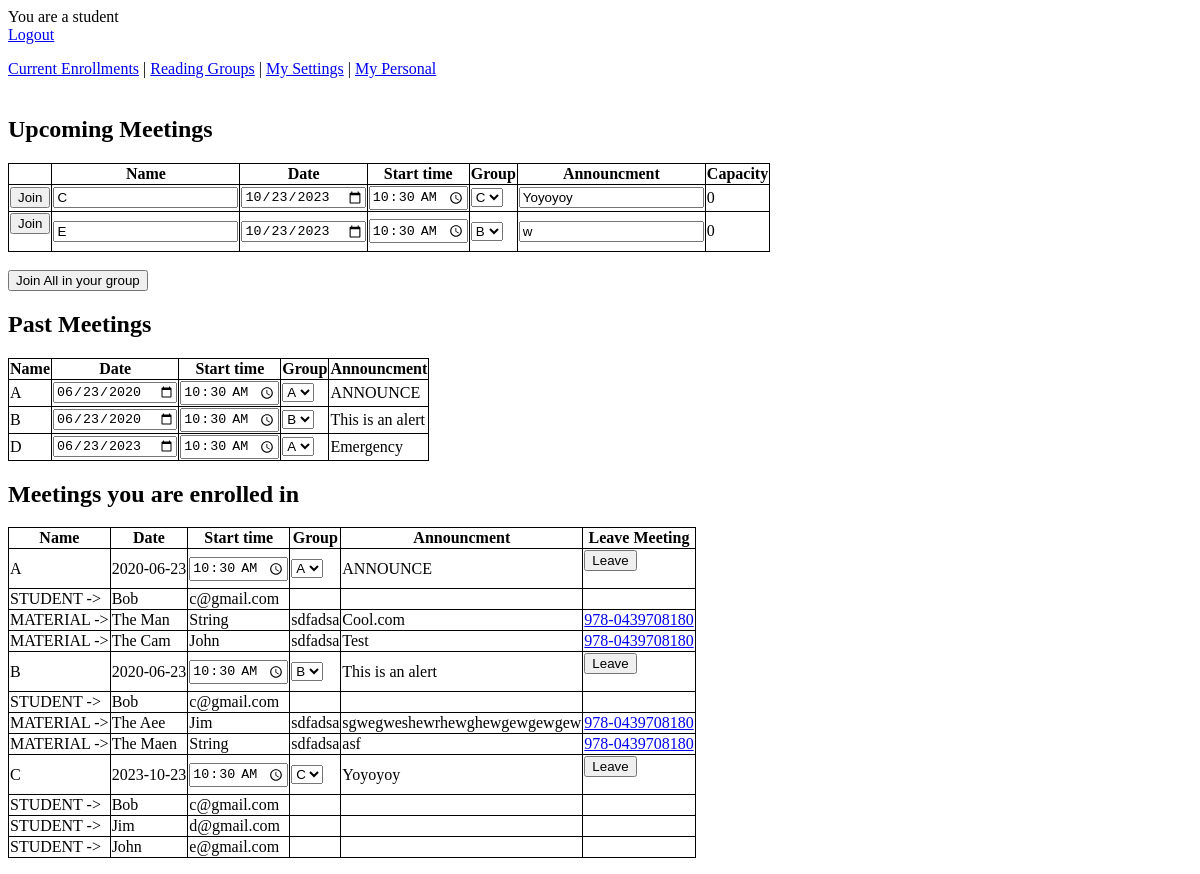
Page /enrolled.php (signed in) on the earlier database version.
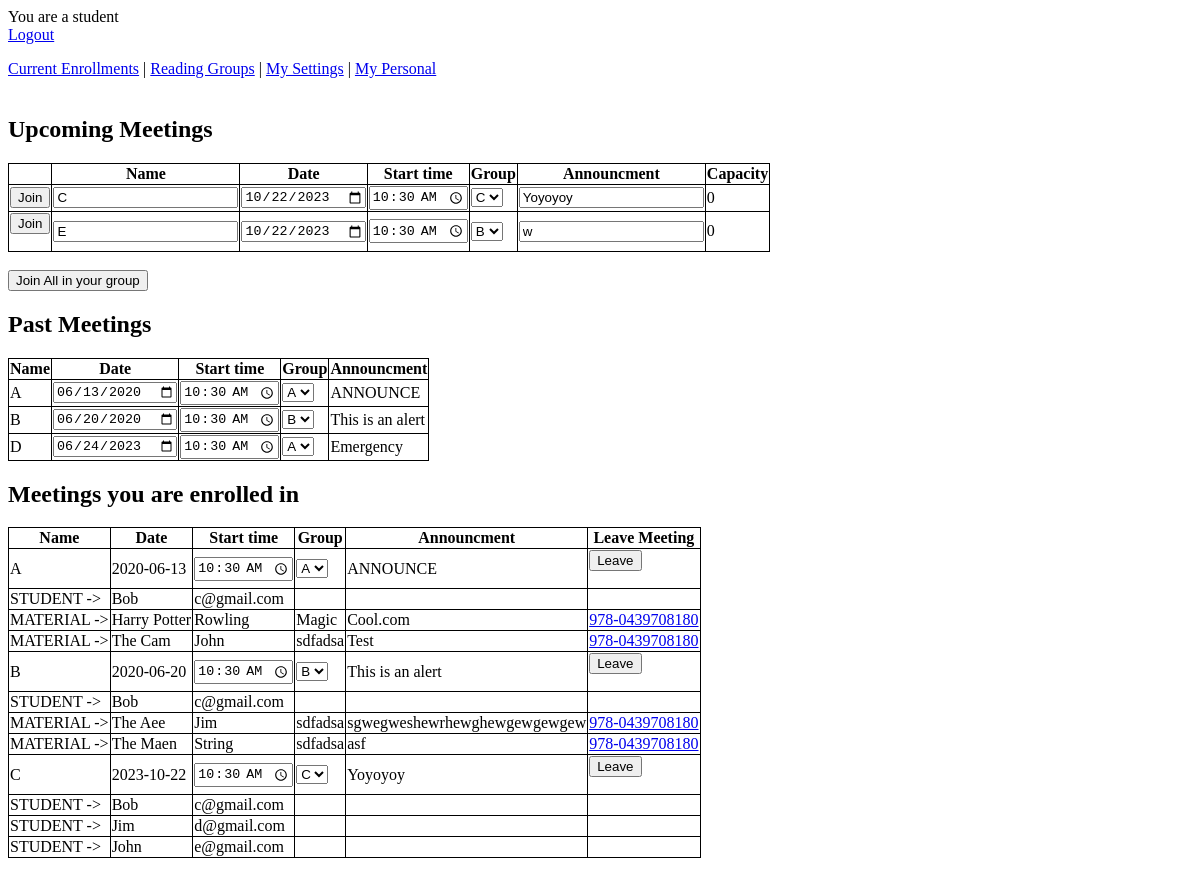
Same page on the later database version.
### tables this page shows
CREATE TABLE meetings (
  meeting_id int(11),
  meeting_name varchar(255) NOT NULL,
  date date NOT NULL,
  time_slot_id int(11) NOT NULL,
  capacity int(11) NOT NULL,
  group_id int(11) NOT NULL,
  announcement varchar(255),
  PRIMARY KEY (meeting_id),
  FOREIGN KEY (group_id) REFERENCES groups (group_id),
  FOREIGN KEY (time_slot_id) REFERENCES time_slot (time_slot_id)
);

CREATE TABLE material (
  material_id int(11),
  meeting_id int(11),
  title varchar(255) NOT NULL,
  author varchar(255),
  type varchar(255),
  url varchar(255),
  notes varchar(255),
  assigned_date date NOT NULL,
  isbn varchar(255),
  PRIMARY KEY (material_id, meeting_id),
  FOREIGN KEY (meeting_id) REFERENCES meetings (meeting_id) ON DELETE CASCADE
);

CREATE TABLE groups (
  group_id int(11),
  name varchar(255) NOT NULL,
  description varchar(255),
  grade_req int(11),
  PRIMARY KEY (group_id)
);

### enrolled.php (the view, shortened to what the changed rows need)
<?php
require 'header.php';
$meeting_query = "SELECT meeting_id,grade_req,meeting_name,a.group_id,date_format(start_time,'%H:%i') as start_time,date_format(end_time,'%H:%i') as end_time,end_time,a.time_slot_id,date,capacity,announcement FROM meetings a
INNER JOIN time_slot b ON a.time_slot_id = b.time_slot_id
INNER JOIN groups c ON c.group_id = a.group_id;";
$meeting_result = mysqli_query($db, $meeting_query);
$enroll_query = "SELECT a.meeting_id,meeting_name,group_id,date_format(start_time,'%H:%i') as start_time,date_format(end_time,'%H:%i') as end_time,end_time,a.time_slot_id,date,capacity,announcement FROM meetings a
INNER JOIN time_slot b ON a.time_slot_id = b.time_slot_id
INNER JOIN enroll c ON c.meeting_id = a.meeting_id
WHERE c.student_id = $user_id;";
$enroll_result = mysqli_query($db, $enroll_query);
$group_query = "SELECT description,name,group_id,grade_req FROM groups;";
$group_result = mysqli_query($db, $group_query);
?>
<div>
    <form action="enrolled_script.php" method="post">
        <h2>Upcoming Meetings</h2>
        <table cellspacing="1" bgcolor="#000000">
            <tr bgcolor="#ffffff">
                <th></th>
                <th>Name</th>
                <th>Date</th>
                <th>Start time</th>
                <th>Group</th>
                <th>Announcment</th>
                <th>Capacity</th>
            </tr>
            <?php
                while ($row = $meeting_result->fetch_assoc()) {
					$sqlDate = $row['date'];
					$sqlTime = $row['start_time'];
					$theDate = date('Y-m-d H:i', strtotime("$sqlDate $sqlTime"));
					if($theDate > date('Y-m-d H:i')  ) {
					?>
            <tr bgcolor="#ffffff">
                <td>
                    <form action="enrolled_script.php" method="post">
                        <input type="submit" value="Join" name="join" />
                    </form>
                </td>
                <td>
                    <input value="<?php echo $row['meeting_name']; ?>" type="text" name="meeting_name[]" required>
                </td>
                <td><input value="<?php echo $row['date']; ?>" type="date" type="text" name="date[]" required></td>
                <td><input value="<?php echo $row['start_time']; ?>" type="time" name="time[]" min="00:00:00"
                        max="23:59:59" required>
                </td>
                <td><select name="group_id[]" required> <?php  while ($row2 = $group_result->fetch_assoc()) { ?> <option
                            <?php  if($row['group_id'] == $row2['group_id']) { echo "selected"; } ?>
                            value="<?php echo $row2['group_id']; ?>"> <?php echo $row2['name']; ?>
                        </option> <?php  } ?> </select></td>
                <td><input value="<?php echo $row['announcement']; ?>" type="text" name="announcement[]"></td>
                <td><?php echo $row['capacity']; ?></td>
            </tr>
            <?php  mysqli_data_seek($group_result,0); }}?>
        </table>
    </form>
    <h2>Past Meetings</h2>
    <table cellspacing="1" bgcolor="#000000">
        <tr bgcolor="#ffffff">
            <th>Name</th>
            <th>Date</th>
            <th>Start time</th>
            <th>Group</th>
            <th>Announcment</th>
        </tr>
        <?php
		mysqli_data_seek($meeting_result,0);
                while ($row = $meeting_result->fetch_assoc()) {
					$sqlDate = $row['date'];
					$sqlTime = $row['start_time'];
					$theDate = date('Y-m-d H:i', strtotime("$sqlDate $sqlTime"));
					if($theDate < date('Y-m-d H:i')) {
					?>
        <tr bgcolor="#ffffff">
            <td>
                <?php echo $row['meeting_name']; ?>
            </td>
            <td><input value="<?php echo $row['date']; ?>" type="date" type="text" name="date[]" required></td>
            <td><input value="<?php echo $row['start_time']; ?>" type="time" name="time[]" min="00:00:00" max="23:59:59"
                    required>
            </td>
            <td><select name="group_id[]" required> <?php  while ($row2 = $group_result->fetch_assoc()) { ?> <option
                        <?php  if($row['group_id'] == $row2['group_id']) { echo "selected"; } ?>
                        value="<?php echo $row2['group_id']; ?>"> <?php echo $row2['name']; ?>
                    </option> <?php  } ?> </select></td>
            <td><?php echo $row['announcement']; ?></td>
        </tr>
        <?php  mysqli_data_seek($group_result,0); }}?>
    </table>
    <?php if ($user_type == "student") { ?>
    <h2>Meetings you are enrolled in</h2>
    <table cellspacing="1" bgcolor="#000000">
        <tr bgcolor="#ffffff">
            <th>Name</th>
            <th>Date</th>
            <th>Start time</th>
            <th>Group</th>
            <th>Announcment</th>
            <th>Leave Meeting</th>
        </tr>
        <?php
                while ($row = $enroll_result->fetch_assoc()) {
					$mm = $row['meeting_id'];
					$studentenroll_query = "SELECT name,email FROM users a
					INNER JOIN students b ON b.student_id = a.id
					INNER JOIN enroll c ON c.student_id = b.student_id
					WHERE c.meeting_id = $mm;";
					$studentenroll_result = mysqli_query($db, $studentenroll_query);
                    $meetingmaterial_query = "SELECT title,author,type,notes,isbn FROM material
					WHERE meeting_id = $mm;";
					$meetingmaterial_result = mysqli_query($db, $meetingmaterial_query);
					?>
        <tr bgcolor="#ffffff">
            <td>
                <?php echo $row['meeting_name']; ?>
            <td><?php echo $row['date']; ?></td>
            <td><input value="<?php echo $row['start_time']; ?>" type="time" name="time[]" min="00:00:00" max="23:59:59"
                    required>
            </td>
            <td><select name="group_id[]" required> <?php  while ($row2 = $group_result->fetch_assoc()) { ?> <option
                        <?php  if($row['group_id'] == $row2['group_id']) { echo "selected"; } ?>
                        value="<?php echo $row2['group_id']; ?>"> <?php echo $row2['name']; ?>
                    </option> <?php  } ?> </select></td>
            <td><?php echo $row['announcement']; ?></td>
            <td>
                <form action="enrolled_script.php" method="post">
                    <input type="submit" value="Leave" name="delete" />
                </form>
            </td>
        </tr>
        <?php  while ($row2 = $studentenroll_result->fetch_assoc()) {  ?>
        <tr bgcolor="#ffffff">
            <td>
                <p>STUDENT -></p>
            </td>
            <td>
                <p><?php echo $row2['name']; ?></p>
            </td>
            <td>
                <p><?php echo $row2['email']; ?></p>
            </td>
            <td>
            </td>
            <td>
            </td>
            <td>
            </td>
        </tr>
        <?php  }
		?>
        <?php  while ($row2 = $meetingmaterial_result->fetch_assoc()) {  ?>
        <tr bgcolor="#ffffff">
            <td>
                <p>MATERIAL -></p>
            </td>
            <td>
                <p><?php echo $row2['title']; ?></p>
            </td>
            <td>
                <p><?php echo $row2['author']; ?></p>
            </td>
            <td>
                <p><?php echo $row2['type']; ?></p>
            </td>
            <td>
                <p><?php echo $row2['notes']; ?></p>
            </td>
            <td>
                <a
                    href="https://www.amazon.com/s?k=<?php echo $row2['isbn']; ?>&i=stripbooks&crid=2G398ITSOLPWK&sprefix=assa%2Cstripbooks%2C118&ref=nb_sb_noss_2"><?php echo $row2['isbn']; ?></a>
            </td>
        </tr>
        <?php  } ?>
        <?php  mysqli_data_seek($group_result,0); }?>
    </table>
    <?php	}?>
</div>
<?
require 'footer.php';
?>

Differences in the rows shown:
changed meetings "Yoyoyoy": date "10/23/2023" → "10/22/2023"; date "2023-10-23" → "2023-10-22"
changed meetings (number 2 of 5 on the later page): date "10/23/2023" → "10/22/2023"
changed meetings "ANNOUNCE": date "06/23/2020" → "06/13/2020"; date "2020-06-23" → "2020-06-13"
changed meetings "This is an alert": date "06/23/2020" → "06/20/2020"; date "2020-06-23" → "2020-06-20"
changed meetings "Emergency": date "06/23/2023" → "06/24/2023"
changed material "Cool.com": title "The Man" → "Harry Potter"; author "String" → "Rowling"; type "sdfadsa" → "Magic"
